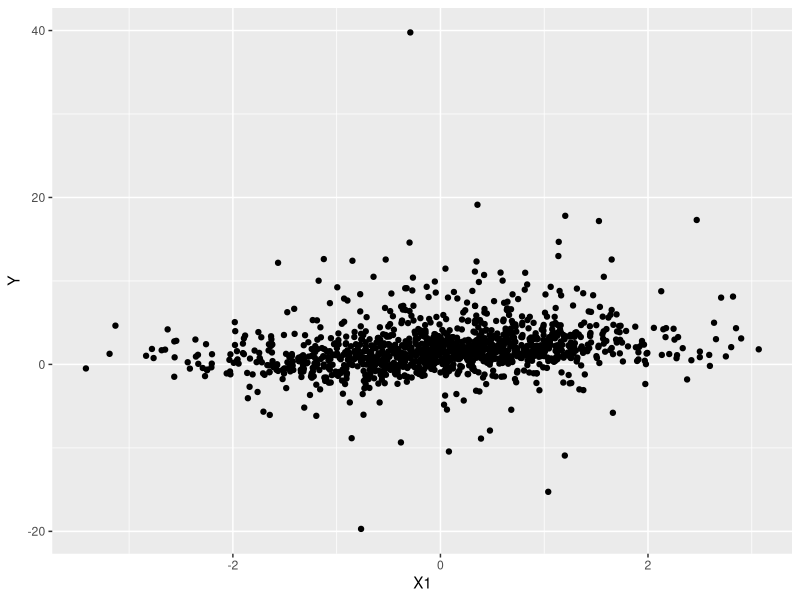
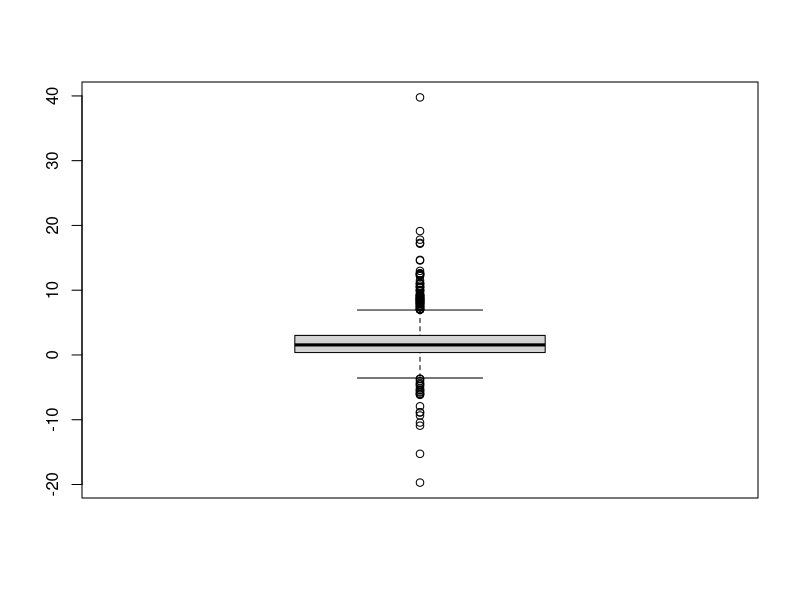
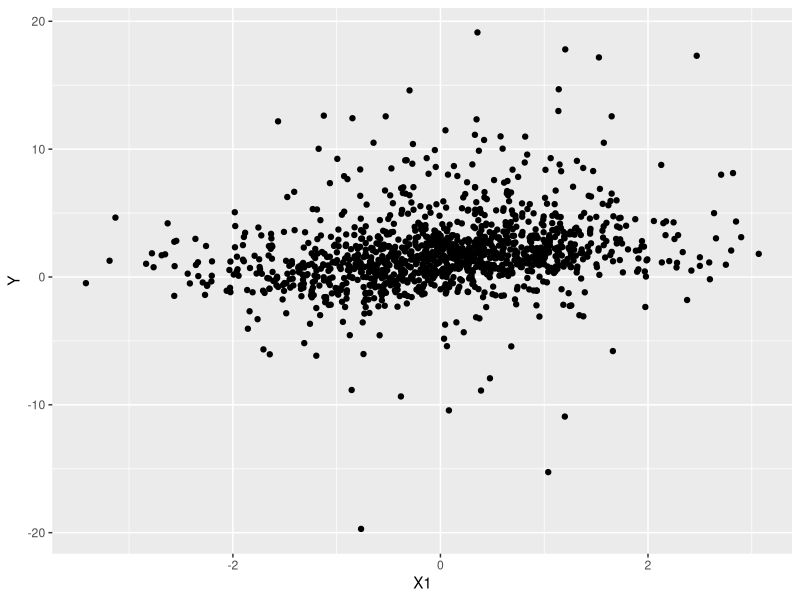

Source code (R) for these figures, in order:
rm(list = ls())
library(caret)
library(tidyverse)
library(caret)
library(GGally)
library(kernlab)

# Set working directory
setwdOK <- try(setwd(dirname(rstudioapi::getActiveDocumentContext()$path)))

# Training and test sizes
N_tr <- 1000
N_ts <-  250

N <- N_tr + N_ts

# Replicability
set.seed(20230214)

# Number of predictor variables
numVar <- 11

# Create an empty tibble to store the data
fdata <- list_cbind(map(.x = paste0("X", 1:numVar), 
               .f = ~ tibble(X = rnorm(N), .name_repair = function(u){.x})))

# Data generation

# X1, X5, X6, X9 and X10 are the important independent variables

fdata <- fdata %>% 
  mutate(
    # X2, X3 and X7 are correlated variables
    X2 = X1 * 2 + 1.5 * rnorm(N),
    X3 = 6 * X9 + 1.5 * rnorm(N),
    X7 = X6 + 1.25 * rnorm(N),
    # Output, numeric version 
    Ynum = sin(X1) - X5^3 / 2 + exp(X6) + X9^2/4 - X10,
    # Ynum = sin(X1) - X5^3 / 2 + exp(X6) + log(abs(X9)) - X10,
    # Output, factor
    # Y = between(Ynum, quantile(Ynum, probs=0.25), quantile(Ynum, probs=0.75)),
    # Y = factor(Y, labels = c("NO", "YES")),
    
    # For regression examples
    Y = Ynum,
    Ynum = NULL
    
  )


# First look at the data
skimr::skim(fdata)


ggplot(fdata) + 
  geom_point(aes(X1, Y))

boxplot(fdata$Y)

fdata$Y[which.max(fdata$Y)] = mean(fdata$Y)

ggplot(fdata) + 
  geom_point(aes(X1, Y))



# Save the complete data set
write_csv(x = fdata, file = "3_2_data01.csv")
